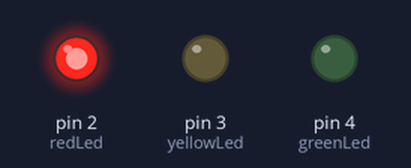
The sketch below on a simulated Arduino Uno, built with avr-gcc and run on an emulated ATmega328P. Shown: output pins drawn as LEDs (lit = HIGH).

Above: at 2.5 s.
At 7.5 s:
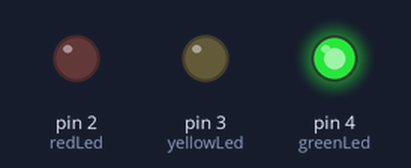
At 11.0 s:
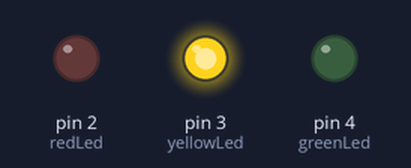
Timing chart, 0 to 15.6 s (numbered marks = the images above):
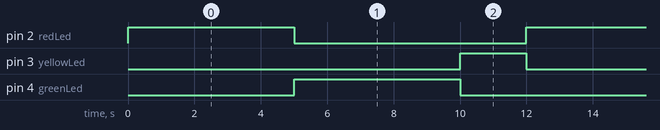

Measured:
- by itself, pin 2 (redLed), pin 4 (greenLed): alternates HIGH for 5.0 s and LOW for 7.0 s
- by itself, pin 3 (yellowLed): alternates HIGH for 2.0 s and LOW for 10.0 s
- by itself, everything shown: repeats every 12.0 s, in 4 steps

The sketch:

traffic_light_simulator1.ino
```cpp
// Define LED pin numbers
const int redLed = 2;    // Red LED connected to digital pin 2
const int yellowLed = 3; // Yellow LED connected to digital pin 3
const int greenLed = 4;  // Green LED connected to digital pin 4

void setup() {
  // Initialize the LED pins as outputs
  pinMode(redLed, OUTPUT);
  pinMode(yellowLed, OUTPUT);
  pinMode(greenLed, OUTPUT);
}

void loop() {
  // Red light sequence
  digitalWrite(redLed, HIGH);
  delay(5000); // Red light for 5 seconds
  digitalWrite(redLed, LOW);

  // Green light sequence
  digitalWrite(greenLed, HIGH);
  delay(5000); // Green light for 5 seconds
  digitalWrite(greenLed, LOW);

  // Yellow light sequence
  digitalWrite(yellowLed, HIGH);
  delay(2000); // Yellow light for 2 seconds
  digitalWrite(yellowLed, LOW);
}
```
